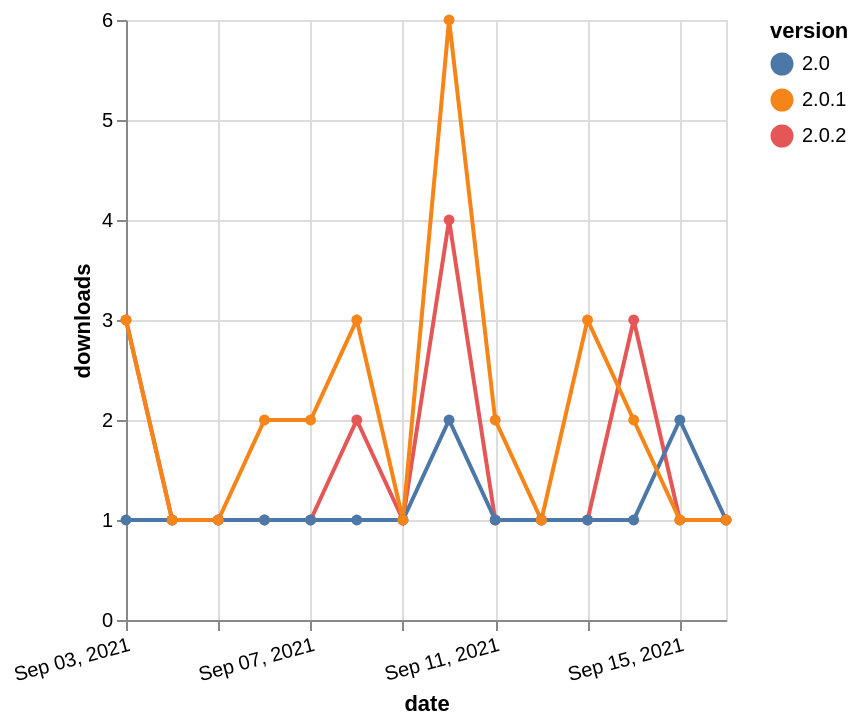

Vega-Lite specification for this chart:
### Vega-Lite specification from a JSON file in a GitHub repository (floating-point values rounded to 4 significant figures)
{"$schema": "https://vega.github.io/schema/vega-lite/v5.json", "description": "A simple bar chart with embedded data.", "data": {"values": [{"date": "2021-09-03", "total": 100, "delta": 3, "version": "2.0.2"}, {"date": "2021-09-04", "total": 101, "delta": 1, "version": "2.0.2"}, {"date": "2021-09-05", "total": 102, "delta": 1, "version": "2.0.2"}, {"date": "2021-09-06", "total": 103, "delta": 1, "version": "2.0.2"}, {"date": "2021-09-07", "total": 104, "delta": 1, "version": "2.0.2"}, {"date": "2021-09-08", "total": 106, "delta": 2, "version": "2.0.2"}, {"date": "2021-09-09", "total": 107, "delta": 1, "version": "2.0.2"}, {"date": "2021-09-10", "total": 111, "delta": 4, "version": "2.0.2"}, {"date": "2021-09-11", "total": 112, "delta": 1, "version": "2.0.2"}, {"date": "2021-09-12", "total": 113, "delta": 1, "version": "2.0.2"}, {"date": "2021-09-13", "total": 114, "delta": 1, "version": "2.0.2"}, {"date": "2021-09-14", "total": 117, "delta": 3, "version": "2.0.2"}, {"date": "2021-09-15", "total": 118, "delta": 1, "version": "2.0.2"}, {"date": "2021-09-16", "total": 119, "delta": 1, "version": "2.0.2"}, {"date": "2021-09-03", "total": 304, "delta": 1, "version": "2.0"}, {"date": "2021-09-04", "total": 305, "delta": 1, "version": "2.0"}, {"date": "2021-09-05", "total": 306, "delta": 1, "version": "2.0"}, {"date": "2021-09-06", "total": 307, "delta": 1, "version": "2.0"}, {"date": "2021-09-07", "total": 308, "delta": 1, "version": "2.0"}, {"date": "2021-09-08", "total": 309, "delta": 1, "version": "2.0"}, {"date": "2021-09-09", "total": 310, "delta": 1, "version": "2.0"}, {"date": "2021-09-10", "total": 312, "delta": 2, "version": "2.0"}, {"date": "2021-09-11", "total": 313, "delta": 1, "version": "2.0"}, {"date": "2021-09-12", "total": 314, "delta": 1, "version": "2.0"}, {"date": "2021-09-13", "total": 315, "delta": 1, "version": "2.0"}, {"date": "2021-09-14", "total": 316, "delta": 1, "version": "2.0"}, {"date": "2021-09-15", "total": 318, "delta": 2, "version": "2.0"}, {"date": "2021-09-16", "total": 319, "delta": 1, "version": "2.0"}, {"date": "2021-09-03", "total": 469, "delta": 3, "version": "2.0.1"}, {"date": "2021-09-04", "total": 470, "delta": 1, "version": "2.0.1"}, {"date": "2021-09-05", "total": 471, "delta": 1, "version": "2.0.1"}, {"date": "2021-09-06", "total": 473, "delta": 2, "version": "2.0.1"}, {"date": "2021-09-07", "total": 475, "delta": 2, "version": "2.0.1"}, {"date": "2021-09-08", "total": 478, "delta": 3, "version": "2.0.1"}, {"date": "2021-09-09", "total": 479, "delta": 1, "version": "2.0.1"}, {"date": "2021-09-10", "total": 485, "delta": 6, "version": "2.0.1"}, {"date": "2021-09-11", "total": 487, "delta": 2, "version": "2.0.1"}, {"date": "2021-09-12", "total": 488, "delta": 1, "version": "2.0.1"}, {"date": "2021-09-13", "total": 491, "delta": 3, "version": "2.0.1"}, {"date": "2021-09-14", "total": 493, "delta": 2, "version": "2.0.1"}, {"date": "2021-09-15", "total": 494, "delta": 1, "version": "2.0.1"}, {"date": "2021-09-16", "total": 495, "delta": 1, "version": "2.0.1"}]}, "width": "container", "mark": {"type": "line", "point": {"filled": true}}, "encoding": {"x": {"field": "date", "type": "temporal", "timeUnit": "yearmonthdate", "title": "date", "axis": {"labelAngle": -15}}, "y": {"field": "delta", "type": "quantitative", "title": "downloads"}, "color": {"field": "version", "type": "nominal"}, "tooltip": {"field": "delta"}}}
